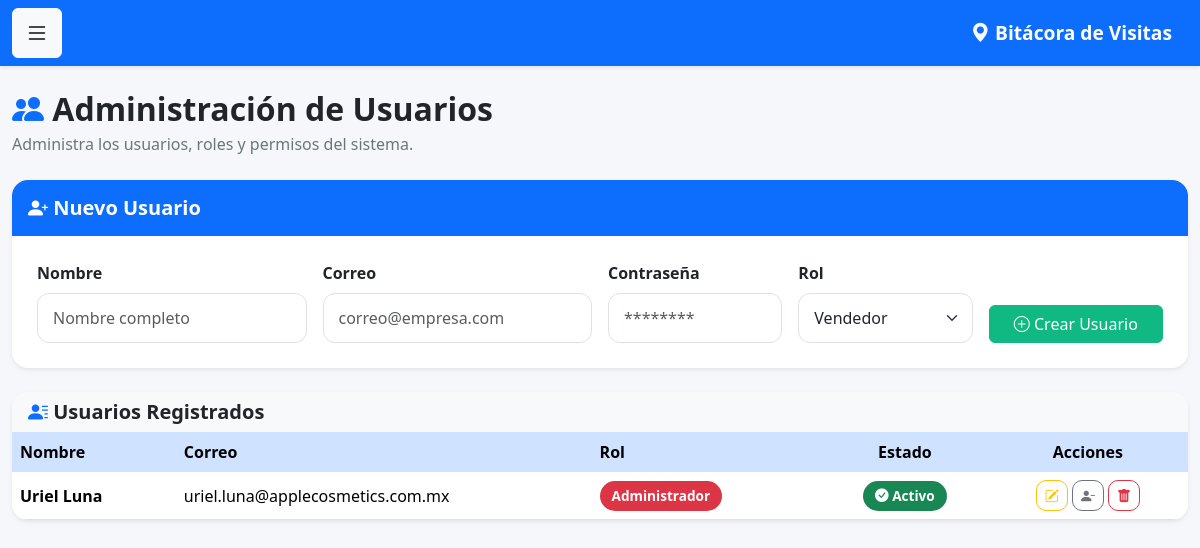
/usuarios (signed in), run on the app's committed database.
### models.py (models this page shows)
class Usuario(UserMixin, db.Model):
    __tablename__ = 'usuarios'
    id = db.Column(db.Integer, primary_key=True)
    nombre = db.Column(db.String(100), nullable=False)
    correo = db.Column(db.String(120), unique=True, nullable=False)
    password = db.Column(db.String(500), nullable=False)
    rol = db.Column(db.String(20), default='vendedor')
    activo = db.Column(db.Boolean, default=True)

### app.py (the view, shortened to what this page needs)
@app.route('/usuarios', methods=['GET', 'POST'])
@login_required
def usuarios():
    if current_user.rol != 'admin':
        return "Acceso denegado"
    lista_usuarios = Usuario.query.order_by(
        Usuario.nombre
    ).all()
    return render_template(
        'usuarios.html',
        usuarios=lista_usuarios
    )

### app.py (called while the page is built)
@login_manager.user_loader
def load_user(user_id):
    return Usuario.query.get(int(user_id))

### templates/usuarios.html (shortened to what this page needs)
{% extends 'base.html' %}
{% block contenido %}
<div class="d-flex justify-content-between align-items-center mb-4">
    <div>
        <h2 class="fw-bold mb-1">
            <i class="bi bi-people-fill text-primary"></i>
            Administración de Usuarios
        </h2>
        <p class="text-muted mb-0">
            Administra los usuarios, roles y permisos del sistema.
        </p>
    </div>
</div>
<div class="card shadow-sm border-0 rounded-4 mb-4">
    <div class="card-header bg-primary text-white py-3">
        <h5 class="mb-0">
            <i class="bi bi-person-plus-fill"></i>
            Nuevo Usuario
        </h5>
    </div>
    <div class="card-body">
        <form method="POST">
            <div class="row g-3">
                <div class="col-lg-3">
                    <label class="form-label fw-semibold">
                        Nombre
                    </label>
                    <input
                        type="text"
                        name="nombre"
                        class="form-control"
                        placeholder="Nombre completo"
                        required>
                </div>
                <div class="col-lg-3">
                    <label class="form-label fw-semibold">
                        Correo
                    </label>
                    <input
                        type="email"
                        name="correo"
                        class="form-control"
                        placeholder="correo@empresa.com"
                        required>
                </div>
                <div class="col-lg-2">
                    <label class="form-label fw-semibold">
                        Contraseña
                    </label>
                    <input
                        type="password"
                        name="password"
                        class="form-control"
                        placeholder="********"
                        required>
                </div>
                <div class="col-lg-2">
                    <label class="form-label fw-semibold">
                        Rol
                    </label>
                    <select
                        name="rol"
                        class="form-select">
                        <option value="vendedor">Vendedor</option>
                    </select>
                </div>
                <div class="col-lg-2 d-grid align-self-end">
                    <button
                        class="btn btn-success">
                        <i class="bi bi-plus-circle"></i>
                        Crear Usuario
                    </button>
                </div>
            </div>
        </form>
    </div>
</div>
<div class="card shadow-sm border-0 rounded-4">
    <div class="card-header bg-light">
        <h5 class="mb-0">
            <i class="bi bi-person-lines-fill text-primary"></i>
            Usuarios Registrados
        </h5>
    </div>
    <div class="table-responsive">
        <table class="table table-hover align-middle mb-0">
            <thead class="table-primary">
                <tr>
                    <th>Nombre</th>
                    <th>Correo</th>
                    <th>Rol</th>
                    <th class="text-center">Estado</th>
                    <th class="text-center">Acciones</th>
                </tr>
            </thead>
            <tbody>
                {% for usuario in usuarios %}
                <tr>
                    <td>
                        <strong>{{ usuario.nombre }}</strong>
                    </td>
                    <td>
                        {{ usuario.correo }}
                    </td>
                    <td>
                        {% if usuario.rol == "admin" %}
                        <span class="badge bg-danger">
                            Administrador
                        </span>
                        {% elif usuario.rol == "supervisor" %}
                        <span class="badge bg-warning text-dark">
                            Supervisor
                        </span>
                        {% else %}
                        <span class="badge bg-primary">
                            Vendedor
                        </span>
                        {% endif %}
                    </td>
                    <td class="text-center">
                        {% if usuario.activo %}
                        <span class="badge bg-success">
                            <i class="bi bi-check-circle-fill"></i>
                            Activo
                        </span>
                        {% else %}
                        <span class="badge bg-secondary">
                            <i class="bi bi-x-circle-fill"></i>
                            Inactivo
                        </span>
                        {% endif %}
                    </td>
                    <td class="text-center">
                        <a href="{{ url_for('editar_usuario', id=usuario.id) }}"
                           class="btn btn-outline-warning btn-sm">
                            <i class="bi bi-pencil-square"></i>
                        </a>
                        {% if usuario.activo %}
                        <a href="{{ url_for('desactivar_usuario', id=usuario.id) }}"
                           class="btn btn-outline-secondary btn-sm"
                           onclick="return confirm('¿Desea desactivar este usuario?');">
                            <i class="bi bi-person-dash-fill"></i>
                        </a>
                        {% else %}
                        <a href="{{ url_for('reactivar_usuario', id=usuario.id) }}"
                           class="btn btn-outline-success btn-sm"
                           onclick="return confirm('¿Desea reactivar este usuario?');">
                            <i class="bi bi-person-check-fill"></i>
                        </a>
                        {% endif %}
                        <a href="{{ url_for('eliminar_usuario', id=usuario.id) }}"
                           class="btn btn-outline-danger btn-sm"
                           onclick="return confirm('¿Eliminar definitivamente este usuario?');">
                            <i class="bi bi-trash-fill"></i>
                        </a>
                    </td>
                </tr>
                {% endfor %}
            </tbody>
        </table>
    </div>
</div>
{% endblock %}

### static/css/style.css (style rules this page uses)
body { background: #f5f7fb; font-family: "Segoe UI", Roboto, Helvetica, Arial, sans-serif; color: #212529; }
h1, h2, h3, h4, h5 { font-weight: 700; }
.text-muted { color: #6c757d !important; }
.card { border: none; border-radius: 18px; overflow: hidden; box-shadow: 0 6px 18px rgba(0,0,0,.08); }
.card-header { border: none; }
.card-body { padding: 25px; }
.form-label { margin-bottom:8px; }
.form-control, .form-select { border-radius:12px; padding:12px 15px; border:1px solid #dee2e6; transition:.25s; }
.btn { transition:.25s; }
.btn-success { background:#10b981; border-color:#10b981; }
.table { margin-bottom:0; }
.table thead th { font-weight:600; border:none; }
.table-hover tbody tr { transition:.25s; }
.table td, .table th { vertical-align:middle; }
.badge { padding:8px 12px; border-radius:20px; font-size:.85rem; }
.btn-sm { border-radius:10px; }
.table td { max-width:250px; }
.table td:nth-child(4) { white-space:normal; }

### data on the page
Usuario: nombre "Uriel Luna", correo "uriel.luna@applecosmetics.com.mx", rol "Administrador", activo True (drawn)
